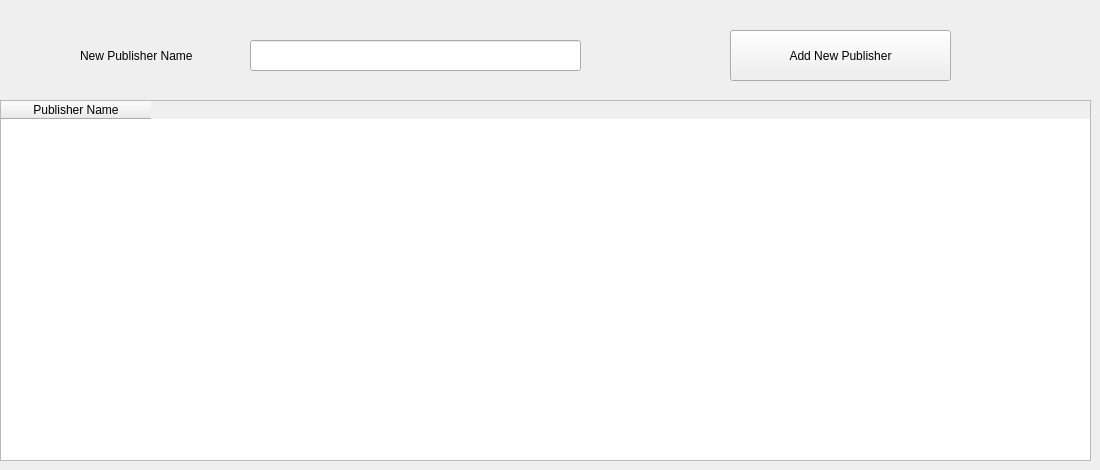
      <widget class="QWidget" name="tab_11">
       <attribute name="title">
        <string>Publisher</string>
       </attribute>
       <widget class="QPushButton" name="pushButton_17">
        <property name="geometry">
         <rect>
          <x>730</x>
          <y>30</y>
          <width>221</width>
          <height>51</height>
         </rect>
        </property>
        <property name="text">
         <string>Add New Publisher</string>
        </property>
       </widget>
       <widget class="QLabel" name="label_34">
        <property name="geometry">
         <rect>
          <x>80</x>
          <y>40</y>
          <width>161</width>
          <height>31</height>
         </rect>
        </property>
        <property name="text">
         <string>New Publisher Name</string>
        </property>
       </widget>
       <widget class="QLineEdit" name="lineEdit_24">
        <property name="geometry">
         <rect>
          <x>250</x>
          <y>40</y>
          <width>331</width>
          <height>31</height>
         </rect>
        </property>
       </widget>
       <widget class="QTableWidget" name="tableWidget_4">
        <property name="geometry">
         <rect>
          <x>0</x>
          <y>100</y>
          <width>1091</width>
          <height>361</height>
         </rect>
        </property>
        <attribute name="horizontalHeaderDefaultSectionSize">
         <number>150</number>
        </attribute>
        <column>
         <property name="text">
          <string>Publisher Name</string>
         </property>
        </column>
       </widget>
      </widget>
